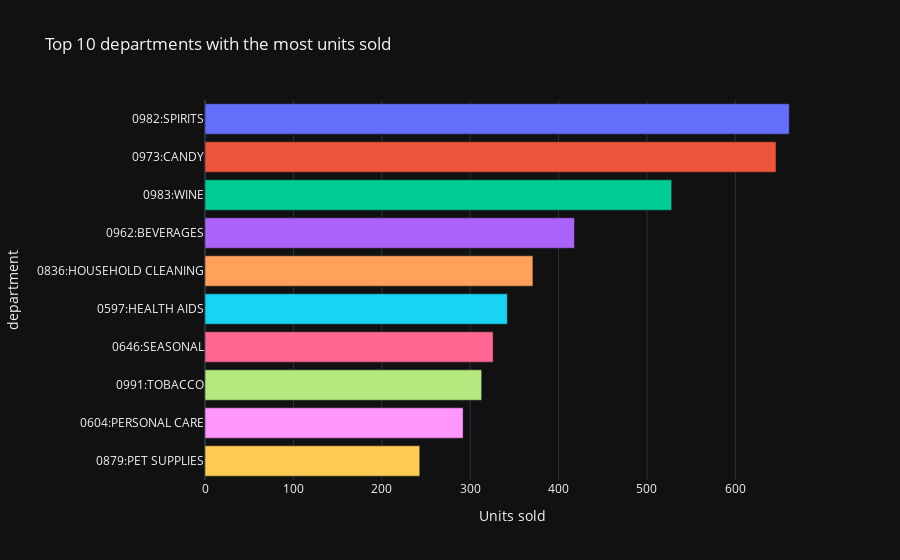

The cell this chart's notebook holds for it:
### Code cell
# Count sold units per department
units_sold_by_department = (
    df_transactions.groupby("department")["units"]
    .sum()
    .sort_values(ascending=False)
    .head(10)
)

sold_units_fig = px.bar(
    units_sold_by_department,
    color=units_sold_by_department.index,
    title="Top 10 departments with the most units sold",
    labels={"value": "Units sold"},
    orientation="h",
)
sold_units_fig.update_layout(showlegend=False)
sold_units_fig.show()

### Figure 1 — Plotly figure (JSON) as saved in the notebook; plotly's stock layout.template omitted (floating-point values rounded to 4 significant figures)
{"data": [{"alignmentgroup": "True", "hovertemplate": "department=%{y}<br>Units sold=%{x}<extra></extra>", "legendgroup": "0982:SPIRITS", "marker": {"color": "#636efa", "pattern": {"shape": ""}}, "name": "0982:SPIRITS", "offsetgroup": "0982:SPIRITS", "orientation": "h", "showlegend": true, "textposition": "auto", "type": "bar", "x": [661], "xaxis": "x", "y": ["0982:SPIRITS"], "yaxis": "y"}, {"alignmentgroup": "True", "hovertemplate": "department=%{y}<br>Units sold=%{x}<extra></extra>", "legendgroup": "0973:CANDY", "marker": {"color": "#EF553B", "pattern": {"shape": ""}}, "name": "0973:CANDY", "offsetgroup": "0973:CANDY", "orientation": "h", "showlegend": true, "textposition": "auto", "type": "bar", "x": [646], "xaxis": "x", "y": ["0973:CANDY"], "yaxis": "y"}, {"alignmentgroup": "True", "hovertemplate": "department=%{y}<br>Units sold=%{x}<extra></extra>", "legendgroup": "0983:WINE", "marker": {"color": "#00cc96", "pattern": {"shape": ""}}, "name": "0983:WINE", "offsetgroup": "0983:WINE", "orientation": "h", "showlegend": true, "textposition": "auto", "type": "bar", "x": [528], "xaxis": "x", "y": ["0983:WINE"], "yaxis": "y"}, {"alignmentgroup": "True", "hovertemplate": "department=%{y}<br>Units sold=%{x}<extra></extra>", "legendgroup": "0962:BEVERAGES", "marker": {"color": "#ab63fa", "pattern": {"shape": ""}}, "name": "0962:BEVERAGES", "offsetgroup": "0962:BEVERAGES", "orientation": "h", "showlegend": true, "textposition": "auto", "type": "bar", "x": [418], "xaxis": "x", "y": ["0962:BEVERAGES"], "yaxis": "y"}, {"alignmentgroup": "True", "hovertemplate": "department=%{y}<br>Units sold=%{x}<extra></extra>", "legendgroup": "0836:HOUSEHOLD CLEANING", "marker": {"color": "#FFA15A", "pattern": {"shape": ""}}, "name": "0836:HOUSEHOLD CLEANING", "offsetgroup": "0836:HOUSEHOLD CLEANING", "orientation": "h", "showlegend": true, "textposition": "auto", "type": "bar", "x": [371], "xaxis": "x", "y": ["0836:HOUSEHOLD CLEANING"], "yaxis": "y"}, {"alignmentgroup": "True", "hovertemplate": "department=%{y}<br>Units sold=%{x}<extra></extra>", "legendgroup": "0597:HEALTH AIDS", "marker": {"color": "#19d3f3", "pattern": {"shape": ""}}, "name": "0597:HEALTH AIDS", "offsetgroup": "0597:HEALTH AIDS", "orientation": "h", "showlegend": true, "textposition": "auto", "type": "bar", "x": [342], "xaxis": "x", "y": ["0597:HEALTH AIDS"], "yaxis": "y"}, {"alignmentgroup": "True", "hovertemplate": "department=%{y}<br>Units sold=%{x}<extra></extra>", "legendgroup": "0646:SEASONAL", "marker": {"color": "#FF6692", "pattern": {"shape": ""}}, "name": "0646:SEASONAL", "offsetgroup": "0646:SEASONAL", "orientation": "h", "showlegend": true, "textposition": "auto", "type": "bar", "x": [326], "xaxis": "x", "y": ["0646:SEASONAL"], "yaxis": "y"}, {"alignmentgroup": "True", "hovertemplate": "department=%{y}<br>Units sold=%{x}<extra></extra>", "legendgroup": "0991:TOBACCO", "marker": {"color": "#B6E880", "pattern": {"shape": ""}}, "name": "0991:TOBACCO", "offsetgroup": "0991:TOBACCO", "orientation": "h", "showlegend": true, "textposition": "auto", "type": "bar", "x": [313], "xaxis": "x", "y": ["0991:TOBACCO"], "yaxis": "y"}, {"alignmentgroup": "True", "hovertemplate": "department=%{y}<br>Units sold=%{x}<extra></extra>", "legendgroup": "0604:PERSONAL CARE", "marker": {"color": "#FF97FF", "pattern": {"shape": ""}}, "name": "0604:PERSONAL CARE", "offsetgroup": "0604:PERSONAL CARE", "orientation": "h", "showlegend": true, "textposition": "auto", "type": "bar", "x": [292], "xaxis": "x", "y": ["0604:PERSONAL CARE"], "yaxis": "y"}, {"alignmentgroup": "True", "hovertemplate": "department=%{y}<br>Units sold=%{x}<extra></extra>", "legendgroup": "0879:PET SUPPLIES", "marker": {"color": "#FECB52", "pattern": {"shape": ""}}, "name": "0879:PET SUPPLIES", "offsetgroup": "0879:PET SUPPLIES", "orientation": "h", "showlegend": true, "textposition": "auto", "type": "bar", "x": [243], "xaxis": "x", "y": ["0879:PET SUPPLIES"], "yaxis": "y"}], "layout": {"barmode": "relative", "legend": {"title": {"text": "department"}, "tracegroupgap": 0}, "showlegend": false, "title": {"text": "Top 10 departments with the most units sold"}, "xaxis": {"anchor": "y", "domain": [0, 1], "title": {"text": "Units sold"}}, "yaxis": {"anchor": "x", "categoryarray": ["0879:PET SUPPLIES", "0604:PERSONAL CARE", "0991:TOBACCO", "0646:SEASONAL", "0597:HEALTH AIDS", "0836:HOUSEHOLD CLEANING", "0962:BEVERAGES", "0983:WINE", "0973:CANDY", "0982:SPIRITS"], "categoryorder": "array", "domain": [0, 1], "title": {"text": "department"}}}}
